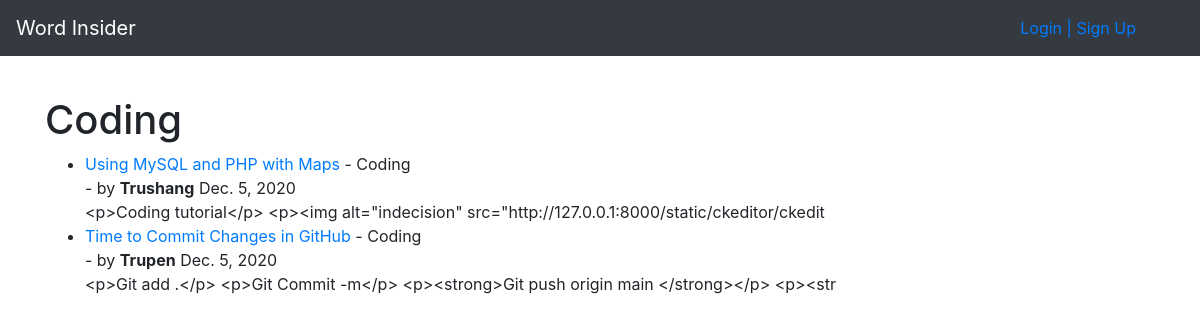
The page /category/coding/ on the database as committed earlier.
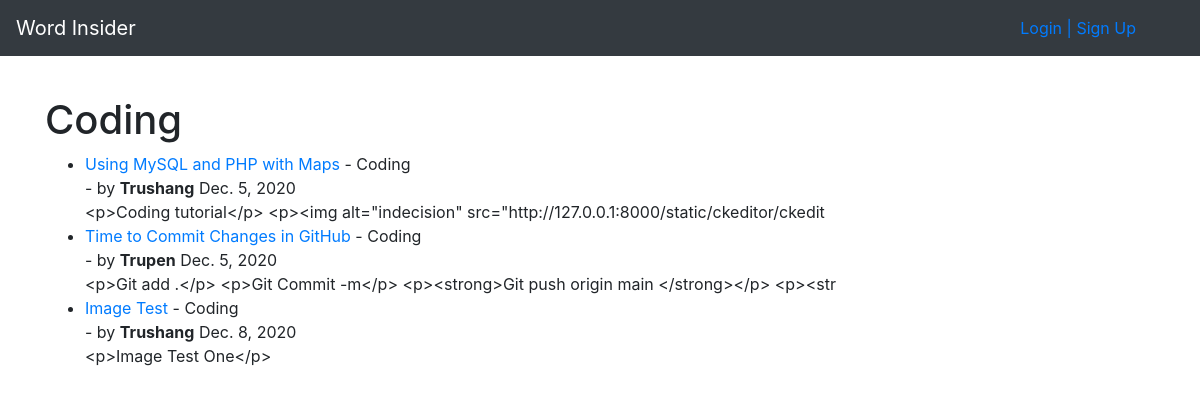
The same page on the database as committed later.
### blog/models.py (models this page shows, shortened)
class Post(models.Model):
    title = models.CharField(max_length=255)
    header_image = models.ImageField(null=True,blank=True,upload_to="images/")
    title_tag = models.CharField(max_length=255)
    author = models.ForeignKey(User,on_delete=models.CASCADE)
    body = RichTextField(blank=True,null=True)
    pub_Date = models.DateField(auto_now_add=True)
    category = models.CharField(max_length=10,default='coding')
    likes = models.ManyToManyField(User,related_name='blog_posts')
    snippet = models.CharField(max_length=50)

### blog/views.py (the view)
# urls.py: path('category/<str:cats>/',CategoryView,name='category'),
def CategoryView(requests,cats):
    category_post = Post.objects.filter(category=cats.title().replace('-',' '))
    return render(requests,'categories.html',{'cats':cats.title().replace('-',' '),'category_post':category_post})

### blog/templates/categories.html (shortened to what this page needs)
{% extends 'base.html' %}
{% block content %}
    {% if category_post %}
<h1>{{ cats }}</h1>
    <ul>
    {% for post in category_post %}
        <li><a href="{%url 'article-detail' post.pk %}">{{ post.title }} </a> - {{ post.category }}<br> - by <strong>{{ post.author }}</strong> {{ post.pub_Date }}
        <br>
        {{ post.body | slice:":100" }}
        </li>
    {% endfor %}
    </ul>
    {% else %}
        <h3>Sorry No Posts in {{ cats }} category yet.</h3>
    {% endif %}
{% endblock %}

### blog/templates/base.html (shortened to what this page needs)
<!doctype html>
<html lang="en">
  <head>
    <link rel="stylesheet" href="https://cdn.jsdelivr.net/npm/bootstrap@4.5.3/dist/css/bootstrap.min.css">
  </head>
  <div>
  <ul class="navbar navbar-expand-lg navbar-dark bg-dark">
  <a class="navbar-brand" href="{% url 'home' %}">Word Insider</a>
  <ul class="collapse navbar-collapse" id="navbarSupportedContent">
    {% if user.is_authenticated %}
            <li class="nav-item active">
        <a class="nav-link" href="{% url 'home' %}">Home <span class="sr-only">(current)</span></a>
      </li>
      <li class="nav-item">
        <a class="nav-link" href="{% url 'add-post' %}">Post</a>
      </li>
        <li class="nav-item">
        <a class="nav-link" href="{% url 'edit_profile' %}">Profile</a>
      </li>
         </ul>
        <ul class="navbar-nav ml-auto pr-5">
      <li class="nav-item dropdown">
        <a class="nav-link dropdown-toggle" href="#" id="navbarDropdown" role="button" data-toggle="dropdown" aria-haspopup="true" aria-expanded="false">
          {{ user.username }}
        </a>
            <ul class="dropdown-menu" aria-labelledby="navbarDropdown">
            <li><a class="dropdown-item" href="#">Profile</a></li>
            <li><a class="dropdown-item" href="#">Change Password</a></li>
            <li><hr class="dropdown-divider"></li>
            <li><a class="dropdown-item" href="{% url 'logout' %}">Log Out</a></li>
          </ul>
      </li>
        </ul>
  </ul>
    {% else %}
        <ul class="navbar-nav ml-auto pr-5">
      <li class="nav-item">
          <a href="{% url 'login' %}">Login </a>
        <a  href="{% url 'register' %}">  |  Sign Up</a>
      </li>
        </ul>
    {% endif %}
</div>
  <br>
  <div class="container">
    {% block content %}
    {% endblock %}
  </div>
  </body>
</html>

Rows that differ between the two databases and show on the page:
added Post: title "Image Test", category "Coding", author "Trushang", pub_Date "Dec. 8, 2020", body "<p>Image Test One</p>"
